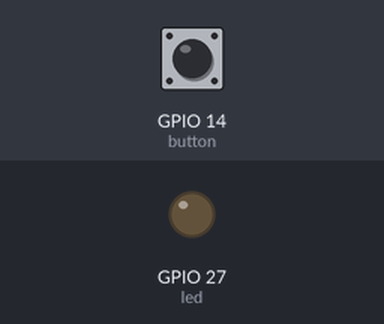
Simulated run of this program. Board: ESP32 board running MicroPython. Parts: output pins drawn as LEDs (lit = HIGH). The inputs (shaded band) are chosen by the test bench; at power-on: GPIO 14 (button) HIGH.

Above: at 1.2 s.
1.3 s: GPIO 14 (button) pulled LOW for 0.15 s
At 1.7 s:
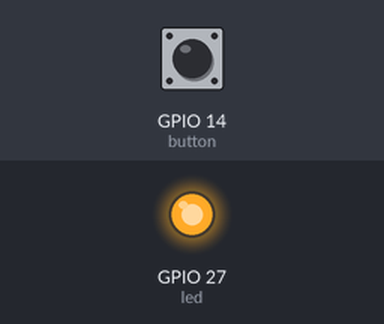
2.9 s: GPIO 14 (button) pulled LOW for 1 s
At 4.1 s:
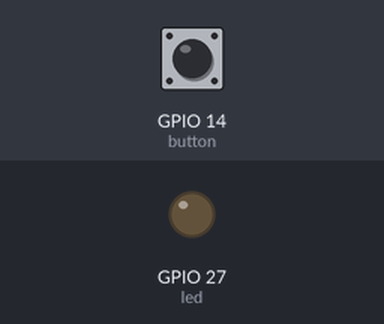
5.4 s: GPIO 14 (button) pulled LOW for 3.2 s
At 6.1 s:
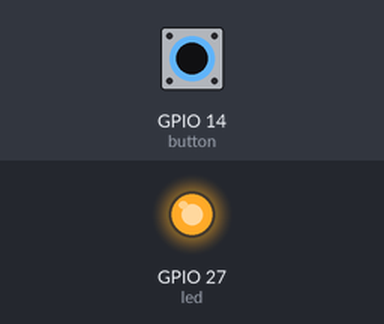
Timing chart, 0 to 8.4 s (numbered marks = the images above; inputs shaded):
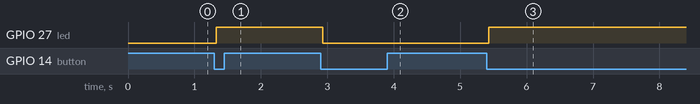

Measured:
- after the input at 1.3 s, GPIO 27 (led): LOW → HIGH at once
- after the input at 2.9 s, GPIO 27 (led): HIGH → LOW at once
- after the input at 5.4 s, GPIO 27 (led): LOW → HIGH at once

The program:

button_led_toggle.py
```python
# Each press of Button A turns the LED on or off
from machine import Pin
from button import Button

LED_PIN = 27
BUTTON_PIN = 14

led = Pin(LED_PIN, Pin.OUT)
button = Button(BUTTON_PIN)

while True:
    if button.was_pressed():
        led.value(not led.value())   # flip the LED
```

button.py
```python
# button.py - a debounced push button you can reuse in any project.
#
# Wiring: one leg of the button to a GPIO pin, the other leg to GND.
# The internal pull-up resistor keeps the pin at 1 until the button
# is pressed, which connects it to GND and makes it read 0.
#
# Usage:
#   from button import Button
#   button = Button(14)
#   while True:
#       if button.was_pressed():
#           print("Pressed!")

import time
from machine import Pin


class Button:
    def __init__(self, pin_number, debounce_ms=30):
        self.pin = Pin(pin_number, Pin.IN, Pin.PULL_UP)
        self.debounce_ms = debounce_ms
        self._last_reading = self.pin.value()
        self._stable_value = self._last_reading
        self._changed_at = time.ticks_ms()
        self._pressed = False

    def _update(self):
        # Only trust a new reading once it has stayed the same for
        # debounce_ms. That ignores the "bounces" a button makes
        # for a few milliseconds when it is pushed or released.
        reading = self.pin.value()
        now = time.ticks_ms()
        if reading != self._last_reading:
            self._last_reading = reading
            self._changed_at = now
        elif (reading != self._stable_value
              and time.ticks_diff(now, self._changed_at) >= self.debounce_ms):
            self._stable_value = reading
            if reading == 0:
                self._pressed = True

    def was_pressed(self):
        # True once for each push, no matter how long it is held down.
        self._update()
        if self._pressed:
            self._pressed = False
            return True
        return False

    def is_down(self):
        # True for as long as the button is held down.
        self._update()
        return self._stable_value == 0
```
